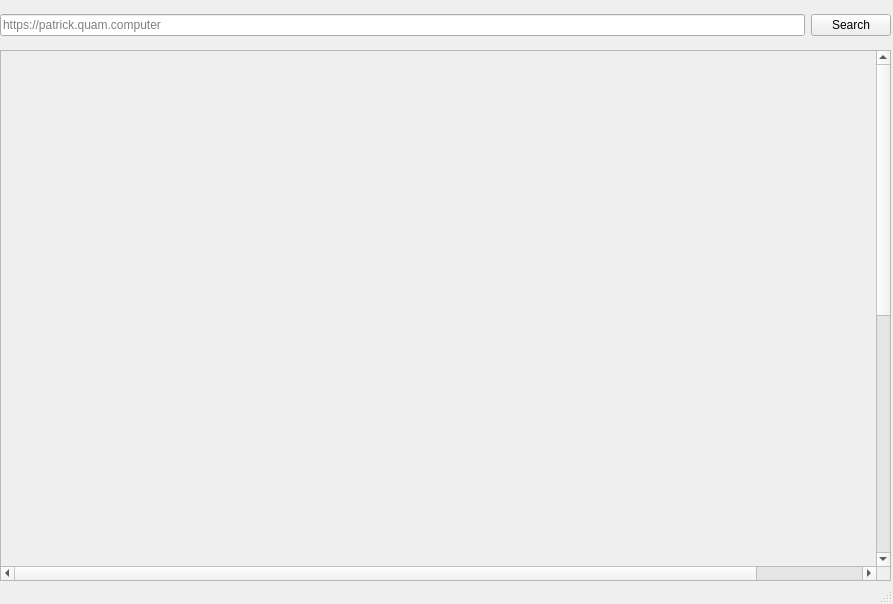
<?xml version="1.0" encoding="UTF-8"?>
<ui version="4.0">
 <class>Quamium</class>
 <widget class="QMainWindow" name="Quamium">
  <property name="geometry">
   <rect>
    <x>0</x>
    <y>0</y>
    <width>893</width>
    <height>604</height>
   </rect>
  </property>
  <property name="windowTitle">
   <string>Quamium</string>
  </property>
  <widget class="QWidget" name="centralwidget">
   <widget class="QWidget" name="horizontalLayoutWidget">
    <property name="geometry">
     <rect>
      <x>0</x>
      <y>0</y>
      <width>891</width>
      <height>51</height>
     </rect>
    </property>
    <layout class="QHBoxLayout" name="horizontalLayout">
     <item>
      <widget class="QLineEdit" name="searchBar">
       <property name="placeholderText">
        <string>https://patrick.quam.computer</string>
       </property>
      </widget>
     </item>
     <item>
      <widget class="QPushButton" name="searchButton">
       <property name="text">
        <string>Search</string>
       </property>
      </widget>
     </item>
    </layout>
   </widget>
   <widget class="QWidget" name="gridLayoutWidget">
    <property name="geometry">
     <rect>
      <x>0</x>
      <y>50</y>
      <width>891</width>
      <height>531</height>
     </rect>
    </property>
    <layout class="QGridLayout" name="gridLayout">
     <item row="0" column="0">
      <widget class="QScrollArea" name="webCanvas">
       <property name="widgetResizable">
        <bool>true</bool>
       </property>
       <widget class="QWidget" name="scrollAreaWidgetContents">
        <property name="geometry">
         <rect>
          <x>0</x>
          <y>0</y>
          <width>1000</width>
          <height>1000</height>
         </rect>
        </property>
        <property name="minimumSize">
         <size>
          <width>1000</width>
          <height>1000</height>
         </size>
        </property>
       </widget>
      </widget>
     </item>
    </layout>
   </widget>
  </widget>
  <widget class="QStatusBar" name="statusbar"/>
 </widget>
 <resources/>
 <connections>
  <connection>
   <sender>searchBar</sender>
   <signal>returnPressed()</signal>
   <receiver>searchButton</receiver>
   <slot>click()</slot>
   <hints>
    <hint type="sourcelabel">
     <x>755</x>
     <y>25</y>
    </hint>
    <hint type="destinationlabel">
     <x>851</x>
     <y>26</y>
    </hint>
   </hints>
  </connection>
  <connection>
   <sender>searchButton</sender>
   <signal>click()</signal>
   <receiver>searchBar</receiver>
   <slot>copy()</slot>
   <hints>
    <hint type="sourcelabel">
     <x>851</x>
     <y>26</y>
    </hint>
    <hint type="destinationlabel">
     <x>755</x>
     <y>25</y>
    </hint>
   </hints>
  </connection>
 </connections>
</ui>
